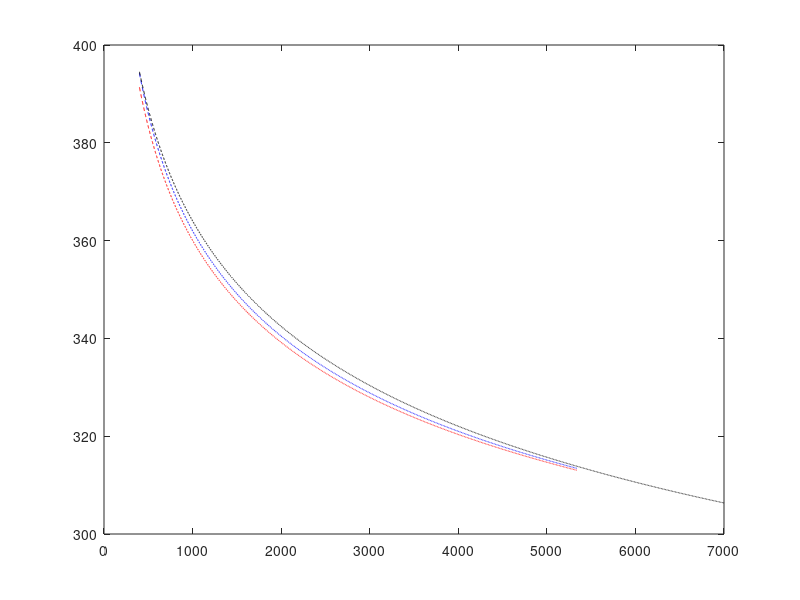

Source code (MATLAB):
function abraVsMeasuredPlot
%1
%
%
%
 a=0.8174*1.40E-3;
 b=0.9561*2.37E-4;
 c= 1.62*9.90E-8;
 aError=0.02*1.40E-3;
 bError=0.02*2.37E-4;
 cError=0.35*9.90E-8;
 aAbra =1.40E-3*0.8318;
 bAbra =2.37E-4*0.9617;
 cAbra =9.90E-8*1.18;
 aAbraError=1.40E-3*0.0018;
 bAbraError=2.37E-4*0.0036;
 cAbraError=9.90E-8*0.045;
 x=400:1:5.34E3;
 yAbra=1./((aAbra)+(bAbra*log(x))+(cAbra*(log(x).^3)));
 yMod2=1./((a)+(b*log(x))+(c*(log(x).^3)));
 plot(x,yMod2,'b--');
 hold on;
 plot(x, yAbra,'r--');
a=1.029*1.40E-3;
b=0.6873*2.37E-4;
c= 5.552*9.90E-8;
aError=0.008*1.40E-3;
bError=0.012*2.37E-4;
cError= 0.15*9.90E-8;
x1=400:1:7.00E3;
%error=errorResFromPin(x, error);
yMod=1./((a)+(b*log(x1))+(c*(log(x1).^3)));
plot(x1,yMod,'k--'); 
 %herrorbar(x, y, error);
 
 